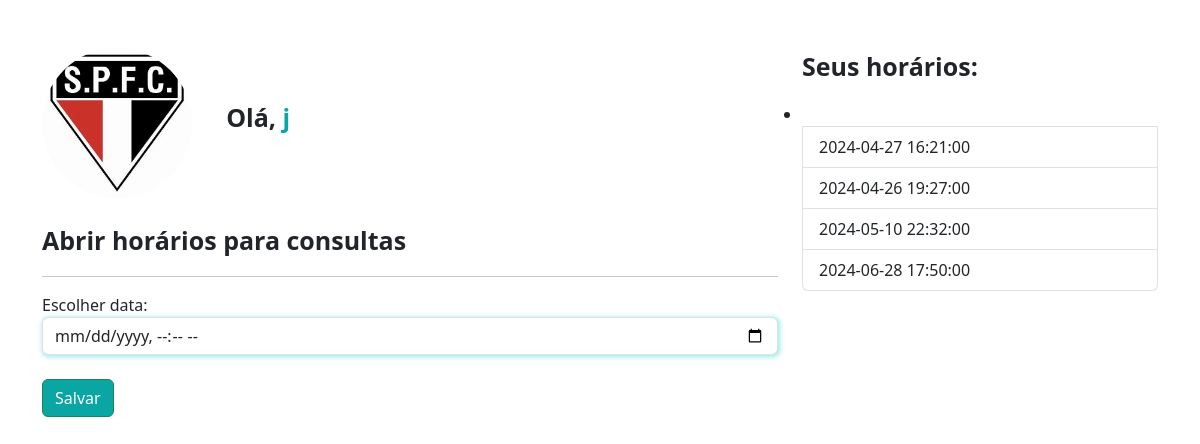
Page /medicos/abrir_horario/ (signed in) on the committed database.
### medico/models.py (models this page shows, shortened)
class DadosMedico(models.Model):
    crm = models.CharField(max_length=30)
    nome = models.CharField(max_length=100)
    cep = models.CharField(max_length=15)
    rua = models.CharField(max_length=100)
    bairro = models.CharField(max_length=100)
    numero = models.IntegerField()
    rg = models.ImageField(upload_to="rgs")
    cedula_identidade_medica = models.ImageField(upload_to='cim')
    foto = models.ImageField(upload_to="fotos_perfil")
    user = models.ForeignKey(User, on_delete=models.DO_NOTHING)
    descricao = models.TextField(null=True, blank=True)
    especialidade = models.ForeignKey(Especialidades, on_delete=models.DO_NOTHING, null=True, blank=True)
    valor_consulta = models.FloatField(default=100)

class DatasAbertas(models.Model):
    data = models.DateTimeField()
    user = models.ForeignKey(User, on_delete=models.DO_NOTHING)
    agendado = models.BooleanField(default=False)
    def __str__(self):
        return str(self.data)

### medico/views.py (the view, shortened to what this page needs)
# urls.py: path('abrir_horario/', views.abrir_horario, name="abrir_horario"),
@login_required
def abrir_horario(request):
    if not is_medico(request.user):
        messages.add_message(request, constants.WARNING, 'Somente médicos podem acessar essa página.')
        return redirect('/usuarios/sair')
    if request.method == "GET":
        dados_medicos = DadosMedico.objects.get(user=request.user)
        datas_abertas = DatasAbertas.objects.filter(user=request.user)
        return render(request, 'abrir_horario.html', {'dados_medicos': dados_medicos, 'datas_abertas': datas_abertas})

### medico/models.py (called while the page is built)
def is_medico(user):
    return DadosMedico.objects.filter(user=user).exists()

### medico/templates/abrir_horario.html (shortened to what this page needs)
{% extends "base.html" %}
{% load static %}
{% block head %}
    <link rel="stylesheet" href="{% static 'medicos/css/abrir_horario.css' %}">
    <link rel="stylesheet" href="{% static 'usuarios/css/usuarios.css' %}">
    <link rel="stylesheet" href="{% static 'medicos/css/cadastro_medico.css' %}">
{% endblock head %}
{% block body %}
<div class="container">
    <br><br>
    <div class="row">
        <div class="col-md-8">
            <img src="{{dados_medicos.foto.url}}" class="foto-perfil" alt="">
            <label style="margin-left: 30px; font-size: 25px" class="p-bold">Olá, <span class="color-dark">{{ request.user.username }}</span></label>
            <br>
            <br>
            <p style="font-size: 25px" class="p-bold">Abrir horários para consultas</p>
            <hr>
            <form action="{% url 'abrir_horario' %}" method="POST">{% csrf_token %}
                <label for="">Escolher data:</label>
                <input type="datetime-local" name="data" class="form-control shadow-main-color">
                <br>
                <input type="submit" value="Salvar" class="btn btn-success btn-dark-color">
            </form>
        </div>
        <div class="col-md-4">
            <p style="font-size: 25px" class="p-bold">Seus horários:</p>
                        <ul class="list-group">
                <li>
                {% for data in datas_abertas %}
 <li class="list-group-item">{{data}}</li>
                </li>{% endfor %}
            </ul>
        </div>
        </div>
    </div>
{% endblock body %}

### templates/static/geral/css/base.css (style rules this page uses)
:root { --main-color: #00CCBE; --dark-color: #09A6A3; --contrast-color: #FFD686; }
.p-bold { font-weight: bold; }
.color-dark { color: var(--dark-color); }

### templates/static/medicos/css/abrir_horario.css (style rules this page uses)
.foto-perfil { width: 150px; height: 150px; border-radius: 75px; }

### templates/static/usuarios/css/usuarios.css (style rules this page uses)
.btn-dark-color { background-color: var(--dark-color); color: white; }

### templates/static/medicos/css/cadastro_medico.css (style rules this page uses)
.shadow-main-color { box-shadow: 1px 1px 5px 1px rgba(0, 204, 190,.4); }

### rows in the picture
DadosMedico: foto (picture)
DatasAbertas: data "2024-04-27 16:21:00"
DatasAbertas: data "2024-04-26 19:27:00"
DatasAbertas: data "2024-05-10 22:32:00"
DatasAbertas: data "2024-06-28 17:50:00"

### other values in the picture
{{ request.user.username }} "j"
